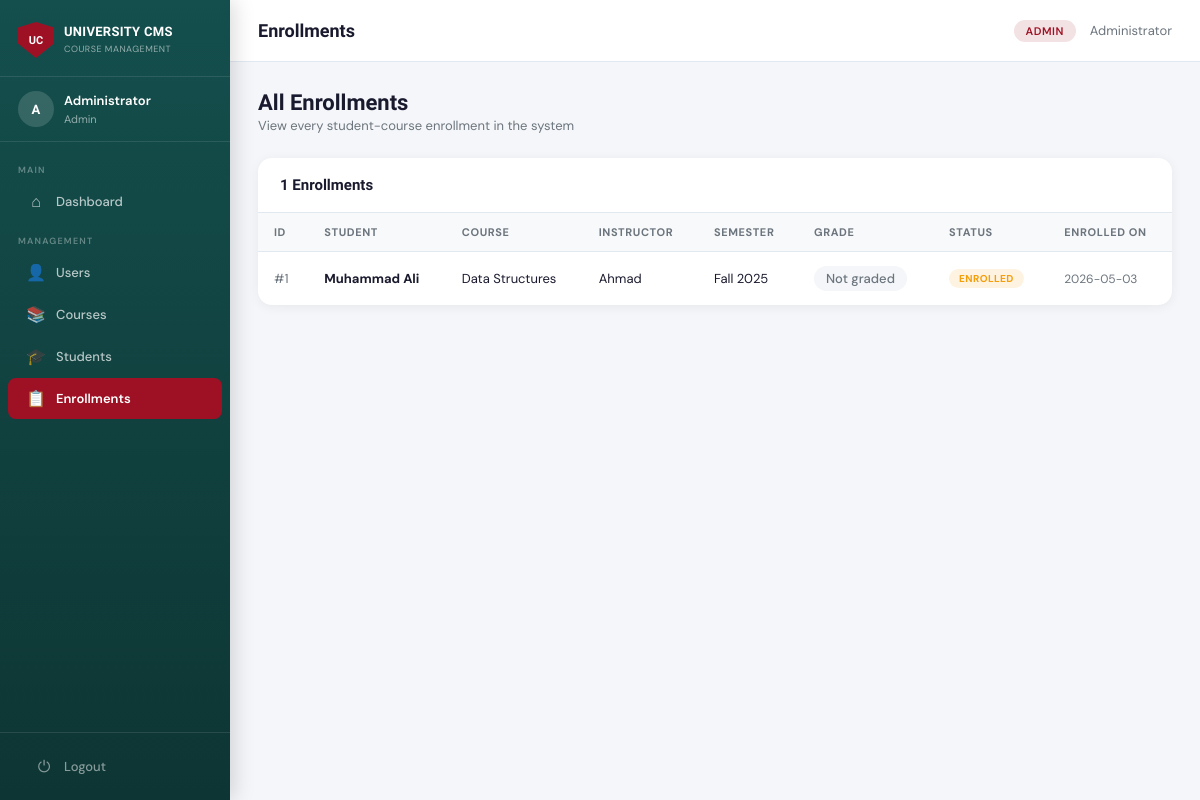
The page /admin/enrollments (signed in) on the database its author committed.
### tables this page shows
CREATE TABLE Enrollment (
    enrollment_id INTEGER PRIMARY KEY AUTOINCREMENT,
    student_id    INTEGER NOT NULL,
    course_id     INTEGER NOT NULL,
    semester      TEXT NOT NULL,
    grade         REAL DEFAULT NULL,
    status        TEXT DEFAULT 'enrolled' CHECK(status IN ('enrolled','completed','dropped')),
    enrolled_at   TEXT DEFAULT (datetime('now')),
    UNIQUE(student_id, course_id, semester),
    FOREIGN KEY(student_id) REFERENCES Student(student_id) ON DELETE CASCADE,
    FOREIGN KEY(course_id)  REFERENCES Course(course_id)  ON DELETE CASCADE
);

CREATE TABLE Student (
    student_id  INTEGER PRIMARY KEY AUTOINCREMENT,
    name        TEXT NOT NULL,
    email       TEXT UNIQUE NOT NULL,
    department  TEXT,
    user_id     INTEGER UNIQUE,
    FOREIGN KEY(user_id) REFERENCES User(user_id) ON DELETE CASCADE
);

CREATE TABLE Course (
    course_id   INTEGER PRIMARY KEY AUTOINCREMENT,
    course_name TEXT NOT NULL,
    credits     INTEGER NOT NULL DEFAULT 3,
    department  TEXT,
    instructor_id INTEGER,
    created_at  TEXT DEFAULT (datetime('now')),
    FOREIGN KEY(instructor_id) REFERENCES Instructor(instructor_id) ON DELETE SET NULL
);

CREATE TABLE Instructor (
    instructor_id INTEGER PRIMARY KEY AUTOINCREMENT,
    name          TEXT NOT NULL,
    email         TEXT UNIQUE NOT NULL,
    department    TEXT,
    user_id       INTEGER UNIQUE,
    FOREIGN KEY(user_id) REFERENCES User(user_id) ON DELETE CASCADE
);

### app.py (the view)
@app.route('/admin/enrollments')
@login_required
@role_required('admin')
def admin_enrollments():
    enrollments = query(
        "SELECT e.*, s.name as student_name, c.course_name, "
        "i.name as instructor_name "
        "FROM Enrollment e "
        "JOIN Student s ON e.student_id=s.student_id "
        "JOIN Course c ON e.course_id=c.course_id "
        "LEFT JOIN Instructor i ON c.instructor_id=i.instructor_id "
        "ORDER BY e.enrolled_at DESC"
    )
    return render_template('admin_enrollments.html', enrollments=enrollments)

### app.py (called while the page is built)
def get_db():
    conn = sqlite3.connect(DB_PATH)
    conn.row_factory = sqlite3.Row   # access columns by name
    conn.execute("PRAGMA foreign_keys = ON")
    return conn

def query(sql, args=(), one=False):
    conn = get_db()
    cur  = conn.execute(sql, args)
    rv   = cur.fetchall()
    conn.close()
    return (rv[0] if rv else None) if one else rv

def login_required(f):
    from functools import wraps
    @wraps(f)
    def decorated(*args, **kwargs):
        if 'user_id' not in session:
            flash("Please log in first.", "error")
            return redirect(url_for('login'))
        return f(*args, **kwargs)
    return decorated

def role_required(*roles):
    def decorator(f):
        from functools import wraps
        @wraps(f)
        def decorated(*args, **kwargs):
            if session.get('role') not in roles:
                flash("Access denied.", "error")
                return redirect(url_for('dashboard'))
            return f(*args, **kwargs)
        return decorated
    return decorator

### templates/admin_enrollments.html (shortened to what this page needs)
{% extends 'base.html' %}
{% block page_title %}Enrollments{% endblock %}
{% block content %}
<div class="page-header">
  <div>
    <h1>All Enrollments</h1>
    <p>View every student-course enrollment in the system</p>
  </div>
</div>
<div class="table-card">
  <div class="table-card-header">
    <h3>{{ enrollments | length }} Enrollments</h3>
  </div>
  <table>
    <thead>
      <tr>
        <th>ID</th>
        <th>Student</th>
        <th>Course</th>
        <th>Instructor</th>
        <th>Semester</th>
        <th>Grade</th>
        <th>Status</th>
        <th>Enrolled On</th>
      </tr>
    </thead>
    <tbody>
      {% for e in enrollments %}
      <tr>
        <td style="color:var(--subtext);">#{{ e['enrollment_id'] }}</td>
        <td><strong>{{ e['student_name'] }}</strong></td>
        <td>{{ e['course_name'] }}</td>
        <td>{{ e['instructor_name'] or '—' }}</td>
        <td>{{ e['semester'] }}</td>
        <td>
          {% if e['grade'] is not none %}
            {% set g = e['grade'] %}
            <span class="grade-pill {{ 'grade-A' if g >= 3.5 else 'grade-B' if g >= 3.0 else 'grade-C' if g >= 2.0 else 'grade-D' if g >= 1.0 else 'grade-F' }}">
              {{ g }}
            </span>
          {% else %}
            <span class="grade-pill grade-pending">Not graded</span>
          {% endif %}
        </td>
        <td>
          {% if e['status'] == 'completed' %}
            <span class="badge badge-green">Completed</span>
          {% elif e['status'] == 'dropped' %}
            <span class="badge badge-gray">Dropped</span>
          {% else %}
            <span class="badge badge-yellow">Enrolled</span>
          {% endif %}
        </td>
        <td style="font-size:12px; color:var(--subtext);">
          {{ e['enrolled_at'][:10] if e['enrolled_at'] else '—' }}
        </td>
      </tr>
      {% endfor %}
    </tbody>
  </table>
</div>
{% endblock %}

### static/css/style.css (style rules this page uses)
:root { --red: #9E1124; --red-dark: #7a0d1c; --red-light: #c41530; --teal: #144F4D; --teal-dark: #0d3533; --teal-light: #1a6663; --bg: #F4F6F9; --card: #ffffff; --text: #1A1A2E; --subtext: #6C757D; --border: #E2E8F0; --success: #10B981; --warning: #F59E0B; --danger: #EF4444; --sidebar-w: 230px; --header-h: 62px; }
* { box-sizing: border-box; margin: 0; padding: 0; }
body { font-family: 'DM Sans', sans-serif; background: var(--bg); color: var(--text); font-size: 14px; min-height: 100vh; }
.page-header { display: flex; align-items: center; justify-content: space-between; margin-bottom: 24px; }
.page-header h1 { font-family: 'Sora', sans-serif; font-size: 22px; font-weight: 700; color: var(--text); }
.page-header p { color: var(--subtext); font-size: 13px; margin-top: 2px; }
.table-card { background: var(--card); border-radius: 14px; box-shadow: 0 2px 12px rgba(0,0,0,0.06); overflow: hidden; margin-bottom: 24px; }
.table-card-header { display: flex; align-items: center; justify-content: space-between; padding: 18px 22px; border-bottom: 1px solid var(--border); }
.table-card-header h3 { font-family: 'Sora', sans-serif; font-size: 15px; font-weight: 700; color: var(--text); }
table { width: 100%; border-collapse: collapse; }
thead th { text-align: left; padding: 12px 16px; font-size: 11px; font-weight: 700; text-transform: uppercase; letter-spacing: 0.6px; color: var(--subtext); background: #f8f9fa; border-bottom: 1px solid var(--border); }
tbody td { padding: 14px 16px; border-bottom: 1px solid var(--border); font-size: 13px; color: var(--text); vertical-align: middle; }
tbody tr:last-child td { border-bottom: none; }
.badge { display: inline-block; padding: 3px 10px; border-radius: 20px; font-size: 10px; font-weight: 700; text-transform: uppercase; letter-spacing: 0.4px; }
.badge-yellow { background: rgba(245,158,11,0.12); color: var(--warning); }
.grade-pill { display: inline-block; padding: 4px 12px; border-radius: 20px; font-weight: 700; font-size: 13px; }
.grade-pending { background: var(--bg); color: var(--subtext); font-weight: 500; }

### rows shown on the page
Enrollment: enrollment_id "1", student_name "Muhammad Ali", course_name "Data Structures", name "Ahmad", semester "Fall 2025", status "ENROLLED", enrolled_at "2026-05-03"

### other values the page prints
{{ session.name[0] | upper if session.name else '?' }} "A"
{{ session.name or session.username }} "Administrator"
{{ session.role }} "Admin"
{{ session.role }} "ADMIN"
{{ enrollments | length }} "1"
